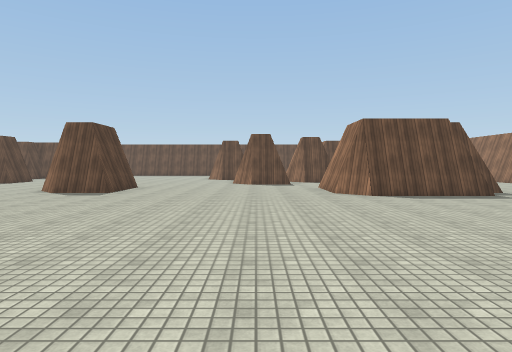
[1] (above)

24 first-person views from a walk through a Unity game level. The camera is 1.4 m above the floor, tilts 2° down and sees 75° across. The floor is counted in squares, 2 m on a side. Each view is taken from the middle of a square. On the plan, view 1 faces up. The plan holds only what a view shows up to about 10 squares ahead; the rest is blank. Surface patterns are stand-ins for the level's own textures.

[2]
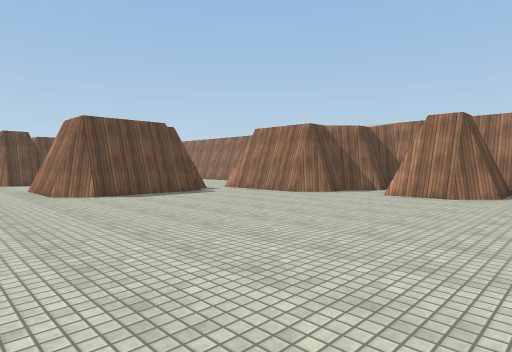

[3]
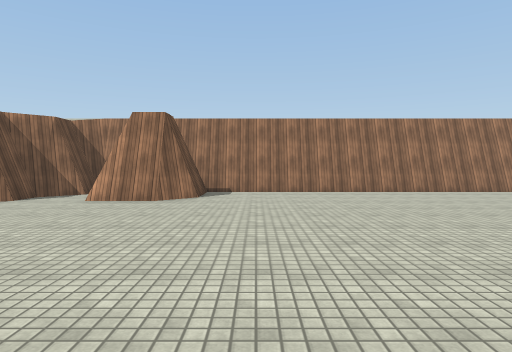

[4]
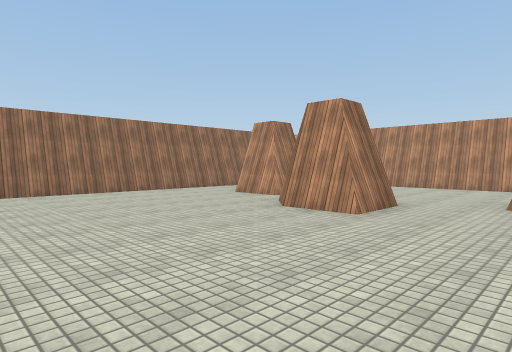

[5]
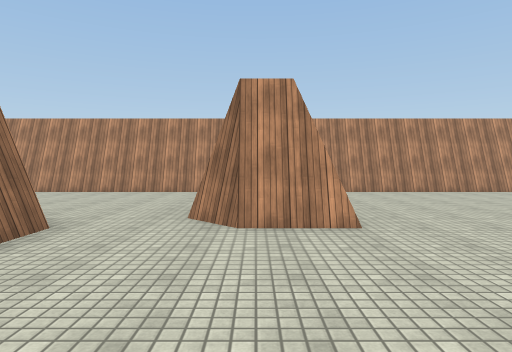

[6]
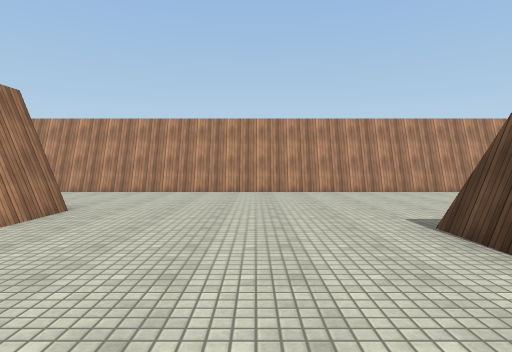

[7]
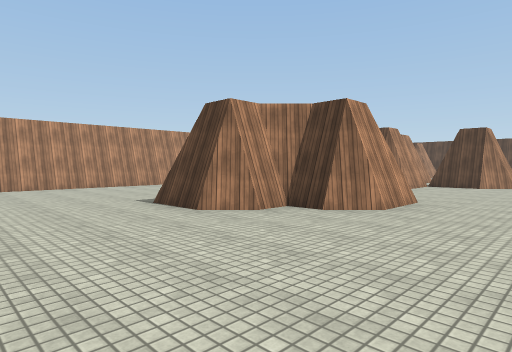

[8]
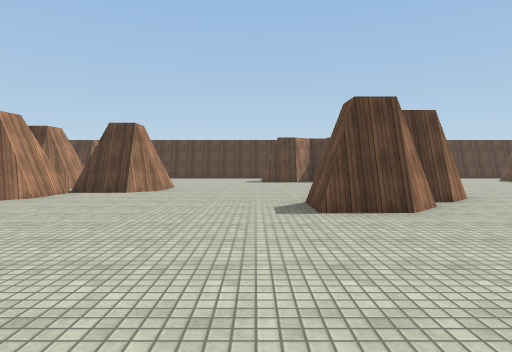

[9]
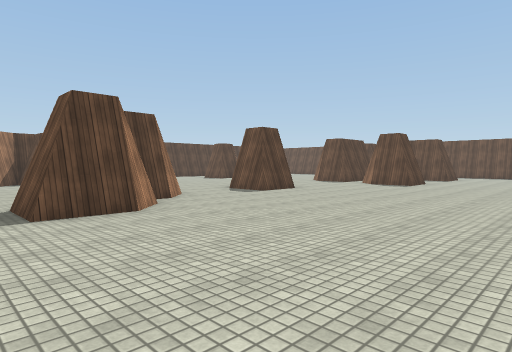

[10]
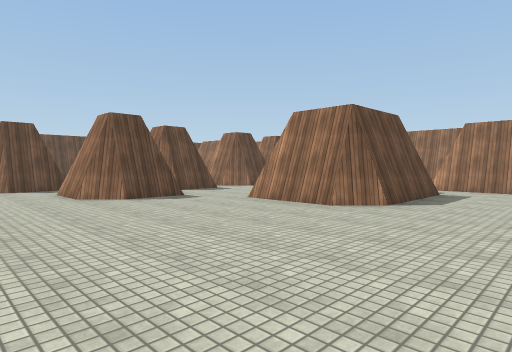

[11]
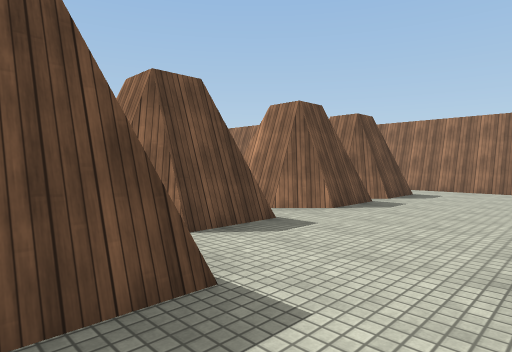

[12]
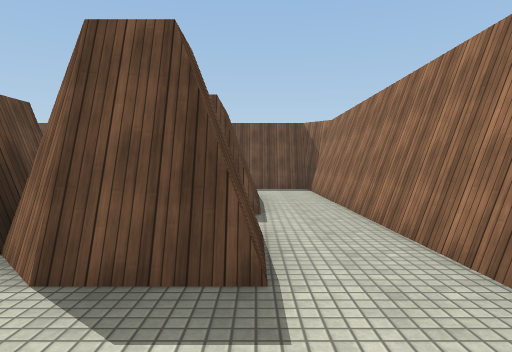

[13]
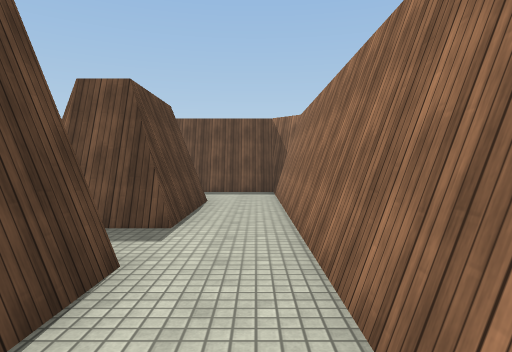

[14]
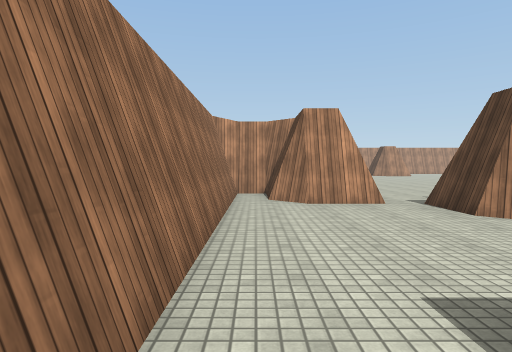

[15]
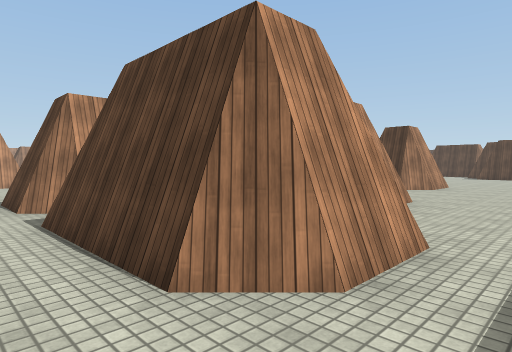

[16]
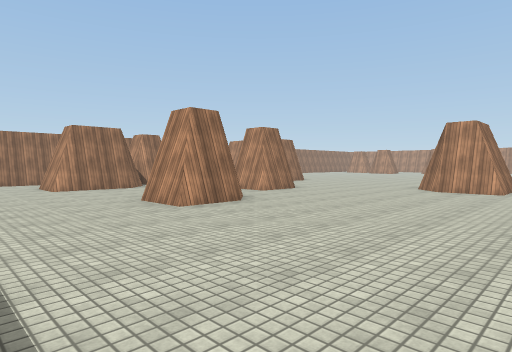

[17]
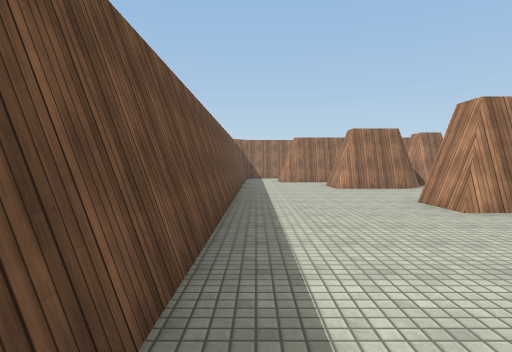

[18]
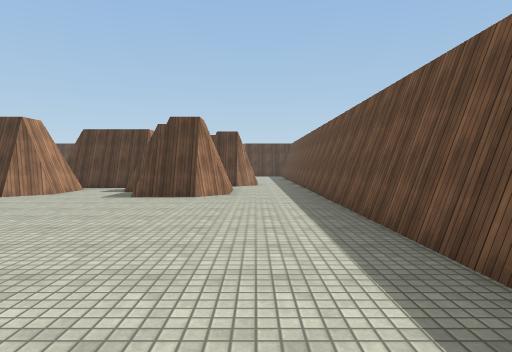

[19]
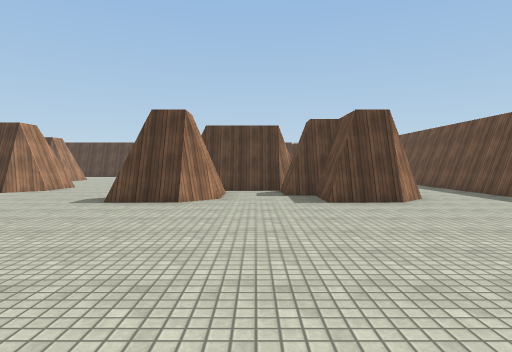

[20]
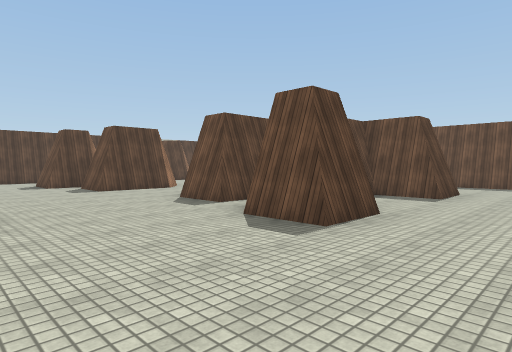

[21]
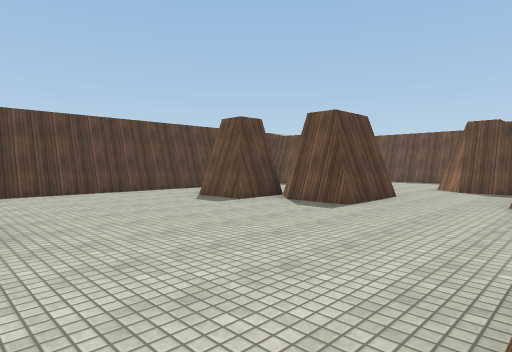

[22]
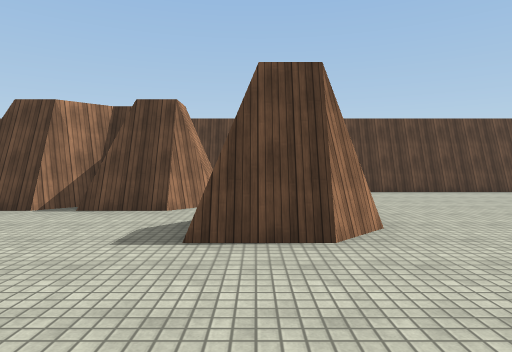

[23]
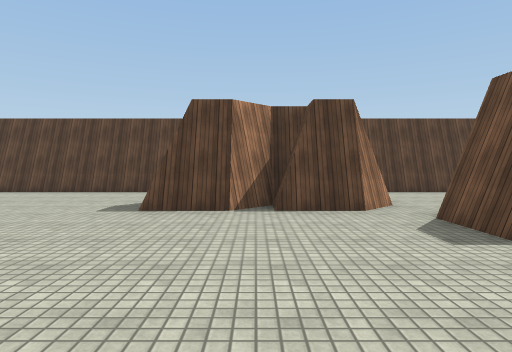

[24]
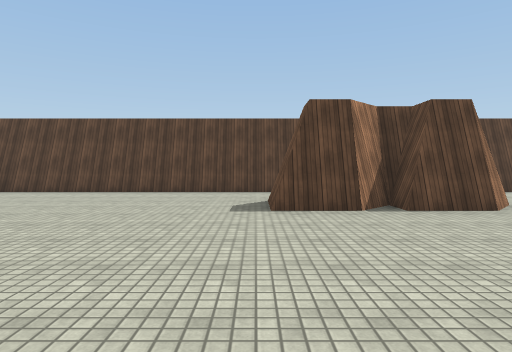

### Floor plan
Key: @ floor where view 1 was taken; # wall or solid block; x gap in a wall; . main floor; : floor 0.25 m higher than the main floor; + floor 0.5 m higher than the main floor; / step, stairs or slope.
Columns run from 22 left of view 1 to 10 right of it. Each row starts with its distance up from view 1.
 21          #################   ####
 20          ................. .....#
 19           ..................##..#
 18            ##............... ##.#
 17      .#### ##.......##...##  ##.#
 16      ....###........##/..##  ##.#
 15       ... #.........///  ##  x..#
 14       #.. ###..........  ######.#
 13 #.  ###..####.........####.####.#
 12 #./##.................##........#
 11 #...............................#
 10 #................##.....#  #....#
  9 #........##......##.....#  #/...#
  8 #........##.............####/##.#
  7 #..  #.......................##.#
  6 #... #+......................####
  5 # ##/.... #..................###
  4    #/.... ##...... ............#
  3    #/..... ##..... ...........##
  2 #  #/......##.....  ..........###
  1 #.................   ...........#
  0 #.................... @.........#
 -1 #....................  .........#
 -2 #......##............  .........#
 -3 #....   ##... ##..... ..........#
 -4 #...     ##.   ##...............#
 -5 #.              #:........##....#
 -6 #                .....##..####..#
 -7                 ......# ... #   #
 -8                .............
 -9                ..............
-10               ...............
-11              #################

Positions as (right, up) in squares from view 1, and headings:
1: (0, 0), facing up
2: (0, 0), facing up-right
3: (1, 0), facing right
4: (1, 0), facing down-right
5: (1, -2), facing down
6: (-3, -2), facing down
7: (-2, 0), facing down-left
8: (-5, 1), facing left
9: (-5, 1), facing up-left
10: (-3, 5), facing up-right
11: (0, 10), facing up-right
12: (8, 11), facing up
13: (9, 12), facing up
14: (9, 14), facing down
15: (9, 20), facing down-left
16: (-7, 20), facing down-right
17: (-7, 20), facing right
18: (-2, 19), facing left
19: (-3, 15), facing left
20: (-7, 9), facing up-left
21: (-13, 7), facing up-left
22: (-13, 6), facing left
23: (-13, 3), facing left
24: (-13, 1), facing left
